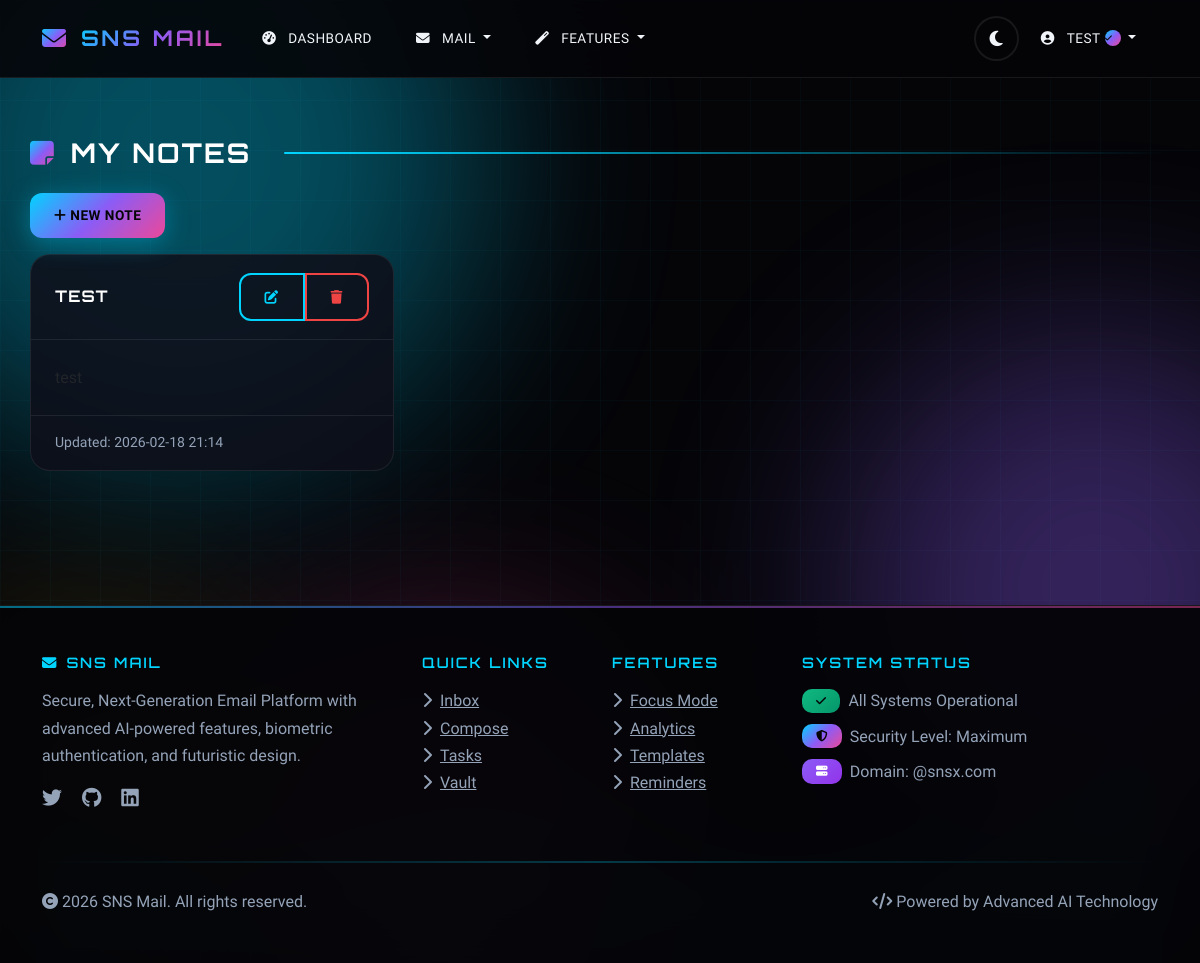
The app's page /notes (signed in) with its own data.
### sns_mail/database/models.py (models this page shows, shortened)
class User(UserMixin, db.Model):
    __tablename__ = 'users'
    id = db.Column(db.Integer, primary_key=True)
    name = db.Column(db.String(100), nullable=False)
    username = db.Column(db.String(50), unique=True, nullable=False)
    email = db.Column(db.String(120), unique=True, nullable=False)
    password_hash = db.Column(db.String(128))
    face_photo = db.Column(db.String(200))
    eye_scan = db.Column(db.String(200))
    totp_secret = db.Column(db.String(16))
    is_2fa_enabled = db.Column(db.Boolean, default=False)
    is_admin = db.Column(db.Boolean, default=False)
    is_server_admin = db.Column(db.Boolean, default=False)
    is_banned = db.Column(db.Boolean, default=False)
    ban_reason = db.Column(db.Text)
    is_verified = db.Column(db.Boolean, default=False)  # Blue tick verification
    created_at = db.Column(db.DateTime, default=datetime.utcnow)
    last_login = db.Column(db.DateTime)
    login_attempts = db.Column(db.Integer, default=0)
    locked_until = db.Column(db.DateTime)
    ai_preferences = db.Column(db.Text)  # JSON for AI learning preferences
    mood_tracking_enabled = db.Column(db.Boolean, default=True)
    focus_mode_enabled = db.Column(db.Boolean, default=False)
    focus_mode_until = db.Column(db.DateTime)
    sent_emails = db.relationship('Email', foreign_keys='Email.sender_id', backref='sender', lazy='dynamic')
    received_emails = db.relationship('Email', foreign_keys='Email.recipient_id', backref='recipient', lazy='dynamic')
    drafts = db.relationship('Draft', backref='user', lazy='dynamic')
    sent_folders = db.relationship('SentFolder', backref='user', lazy='dynamic')
    important_folders = db.relationship('ImportantFolder', backref='user', lazy='dynamic')
    archive_folders = db.relationship('ArchiveFolder', backref='user', lazy='dynamic')
    deleted_folders = db.relationship('DeletedFolder', backref='user', lazy='dynamic')
    spam_folders = db.relationship('SpamFolder', backref='user', lazy='dynamic')
    notes = db.relationship('Note', backref='user', lazy='dynamic')
    tasks = db.relationship('Task', backref='user', lazy='dynamic')
    vault_items = db.relationship('VaultItem', backref='user', lazy='dynamic')
    email_analytics = db.relationship('EmailAnalytics', backref='user', lazy='dynamic')
    scheduled_emails = db.relationship('ScheduledEmail', backref='user', lazy='dynamic')
    mood_logs = db.relationship('MoodLog', backref='user', lazy='dynamic')
    focus_sessions = db.relationship('FocusSession', backref='user', lazy='dynamic')
    email_templates = db.relationship('EmailTemplate', backref='user', lazy='dynamic')

class Note(db.Model):
    __tablename__ = 'notes'
    id = db.Column(db.Integer, primary_key=True)
    title = db.Column(db.String(100), nullable=False)
    content = db.Column(db.Text, nullable=False)
    user_id = db.Column(db.Integer, db.ForeignKey('users.id'), nullable=False)
    created_at = db.Column(db.DateTime, default=datetime.utcnow)
    updated_at = db.Column(db.DateTime, default=datetime.utcnow, onupdate=datetime.utcnow)

### sns_mail/core/client_routes.py (the view)
@client.route('/notes')
@login_required
def notes():
    notes = Note.query.filter_by(user_id=current_user.id).order_by(Note.updated_at.desc()).all()
    return render_template('client/notes.html', notes=notes)

### sns_mail/templates/client/notes.html (shortened to what this page needs)
{% extends "base.html" %}
{% block content %}
<div class="row">
    <div class="col-12">
        <h2 class="mb-4">
            <i class="fas fa-sticky-note text-secondary"></i>
            My Notes
        </h2>
    </div>
</div>
<div class="row mb-3">
    <div class="col-12">
        <a href="{{ url_for('client.new_note') }}" class="btn btn-primary">
            <i class="fas fa-plus"></i> New Note
        </a>
    </div>
</div>
<div class="row">
    {% if notes %}
        {% for note in notes %}
        <div class="col-md-4 mb-3">
            <div class="card h-100">
                <div class="card-header d-flex justify-content-between align-items-center">
                    <h6 class="mb-0">{{ note.title }}</h6>
                    <div class="btn-group btn-group-sm">
                        <a href="{{ url_for('client.edit_note', note_id=note.id) }}"
                           class="btn btn-outline-primary" title="Edit">
                            <i class="fas fa-edit"></i>
                        </a>
                        <form action="{{ url_for('client.delete_note', note_id=note.id) }}"
                              method="POST" style="display: inline;">
                            <button type="submit" class="btn btn-outline-danger" title="Delete"
                                    onclick="return confirm('Are you sure you want to delete this note?')">
                                <i class="fas fa-trash"></i>
                            </button>
                        </form>
                    </div>
                </div>
                <div class="card-body">
                    <p class="card-text">{{ note.content[:150] }}{% if note.content|length > 150 %}...{% endif %}</p>
                </div>
                <div class="card-footer text-muted small">
                    Updated: {{ note.updated_at.strftime('%Y-%m-%d %H:%M') }}
                </div>
            </div>
        </div>
        {% endfor %}
    {% endif %}
</div>
{% endblock %}

### sns_mail/templates/base.html (shortened to what this page needs)
<!DOCTYPE html>
<html lang="en">
<head>
    <link href="https://cdn.jsdelivr.net/npm/bootstrap@5.3.0/dist/css/bootstrap.min.css" rel="stylesheet">
    <link href="https://cdnjs.cloudflare.com/ajax/libs/font-awesome/6.4.0/css/all.min.css" rel="stylesheet">
    <link href="{{ url_for('static', filename='css/style.css') }}" rel="stylesheet">
</head>
<body>
    <div class="parallax-container">
        <div class="parallax-grid"></div>
        <div class="parallax-orb orb-1"></div>
        <div class="parallax-orb orb-2"></div>
    </div>
    <div class="wave-container">
    </div>
    <nav class="navbar navbar-expand-lg navbar-dark" id="mainNavbar">
        <div class="container">
            <a class="navbar-brand" href="{{ url_for('auth.index') }}">
                <i class="fas fa-envelope icon-animated"></i>
                <span>SNS Mail</span>
            </a>
            <div class="collapse navbar-collapse" id="navbarNav">
                <ul class="navbar-nav me-auto">
                    {% if current_user.is_authenticated %}
                        <li class="nav-item">
                            <a class="nav-link" href="{{ url_for('client.dashboard') }}">
                                <i class="fas fa-tachometer-alt"></i> Dashboard
                            </a>
                        </li>
                        <li class="nav-item dropdown">
                            <a class="nav-link dropdown-toggle" href="#" role="button" data-bs-toggle="dropdown">
                                <i class="fas fa-envelope"></i> Mail
                            </a>
                        </li>
                        <li class="nav-item dropdown">
                            <a class="nav-link dropdown-toggle" href="#" role="button" data-bs-toggle="dropdown">
                                <i class="fas fa-magic"></i> Features
                            </a>
                        </li>
                    {% endif %}
                </ul>
                <ul class="navbar-nav d-flex align-items-center">
                    <li class="nav-item">
                        <button class="theme-toggle" id="themeToggle" title="Toggle Theme">
                            <i class="fas fa-moon" id="themeIcon"></i>
                        </button>
                    </li>
                    {% if current_user.is_authenticated %}
                        <li class="nav-item dropdown">
                            <a class="nav-link dropdown-toggle" href="#" role="button" data-bs-toggle="dropdown">
                                <i class="fas fa-user-circle"></i>
                                <span class="verified-name">
                                    {{ current_user.username }}
                                    {% if current_user.is_verified %}
                                        <span class="verified-badge verified-badge-sm" data-tooltip="Verified User">
                                            <i class="fas fa-check"></i>
                                        </span>
                                    {% endif %}
                                </span>
                            </a>
                        </li>
                    {% endif %}
                </ul>
            </div>
        </div>
    </nav>
    <main class="container mt-4">
        {% block content %}{% endblock %}
    </main>
    <footer class="text-light mt-5 py-5">
        <div class="container">
            <div class="row">
                <div class="col-lg-4 mb-4">
                    <h5><i class="fas fa-envelope me-2 icon-pulse"></i>SNS Mail</h5>
                    <p class="mt-3">Secure, Next-Generation Email Platform with advanced AI-powered features, biometric authentication, and futuristic design.</p>
                    <div class="mt-3">
                        <a href="#" class="text-secondary me-3"><i class="fab fa-twitter fa-lg icon-animated"></i></a>
                        <a href="#" class="text-secondary me-3"><i class="fab fa-github fa-lg icon-animated"></i></a>
                        <a href="#" class="text-secondary me-3"><i class="fab fa-linkedin fa-lg icon-animated"></i></a>
                    </div>
                </div>
                <div class="col-lg-2 col-md-4 mb-4">
                    <h5>Quick Links</h5>
                    <ul class="list-unstyled mt-3">
                        <li><a href="{{ url_for('client.inbox') }}" class="text-secondary"><i class="fas fa-chevron-right me-2"></i>Inbox</a></li>
                        <li><a href="{{ url_for('client.compose') }}" class="text-secondary"><i class="fas fa-chevron-right me-2"></i>Compose</a></li>
                        <li><a href="{{ url_for('features.tasks') }}" class="text-secondary"><i class="fas fa-chevron-right me-2"></i>Tasks</a></li>
                        <li><a href="{{ url_for('features.vault') }}" class="text-secondary"><i class="fas fa-chevron-right me-2"></i>Vault</a></li>
                    </ul>
                </div>
                <div class="col-lg-2 col-md-4 mb-4">
                    <h5>Features</h5>
                    <ul class="list-unstyled mt-3">
                        <li><a href="{{ url_for('features.focus_mode') }}" class="text-secondary"><i class="fas fa-chevron-right me-2"></i>Focus Mode</a></li>
                        <li><a href="{{ url_for('features.analytics') }}" class="text-secondary"><i class="fas fa-chevron-right me-2"></i>Analytics</a></li>
                        <li><a href="{{ url_for('features.templates') }}" class="text-secondary"><i class="fas fa-chevron-right me-2"></i>Templates</a></li>
                        <li><a href="{{ url_for('features.reminders') }}" class="text-secondary"><i class="fas fa-chevron-right me-2"></i>Reminders</a></li>
                    </ul>
                </div>
                <div class="col-lg-4 col-md-4 mb-4">
                    <h5>System Status</h5>
                    <div class="mt-3">
                        <div class="d-flex align-items-center mb-2">
                            <span class="badge bg-success me-2"><i class="fas fa-check icon-pulse"></i></span>
                            <span class="text-secondary">All Systems Operational</span>
                        </div>
                        <div class="d-flex align-items-center mb-2">
                            <span class="badge bg-primary me-2"><i class="fas fa-shield-alt icon-pulse"></i></span>
                            <span class="text-secondary">Security Level: Maximum</span>
                        </div>
                        <div class="d-flex align-items-center">
                            <span class="badge bg-info me-2"><i class="fas fa-server icon-pulse"></i></span>
                            <span class="text-secondary">Domain: @snsx.com</span>
                        </div>
                    </div>
                </div>
            </div>
            <hr>
            <div class="row align-items-center">
                <div class="col-md-6">
                    <p class="mb-0 text-secondary">
                        <i class="fas fa-copyright"></i> 2026 SNS Mail. All rights reserved.
                    </p>
                </div>
                <div class="col-md-6 text-md-end">
                    <p class="mb-0 text-secondary">
                        <i class="fas fa-code"></i> Powered by Advanced AI Technology
                    </p>
                </div>
            </div>
        </div>
    </footer>
</body>
</html>

### records on screen
User: username "TEST"
Note: title "TEST", updated_at "2026-02-18 21:14"
